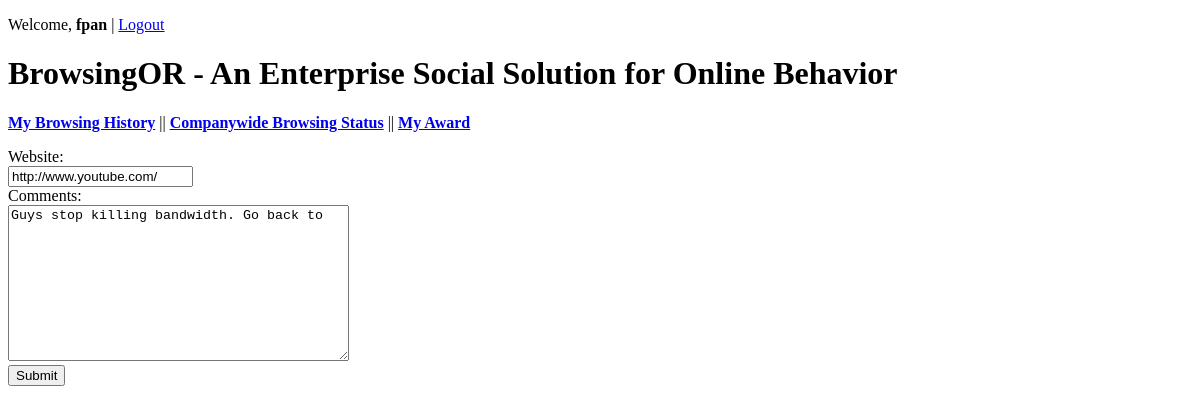
The app's page /questions/edit/3/ (signed in), older data.
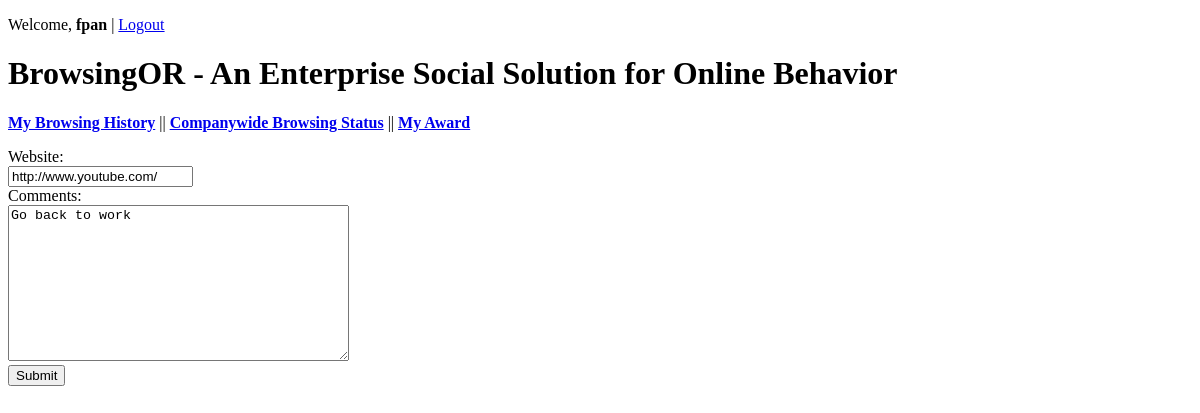
The same page, newer data.
### questionsandanswers/models.py (models this page shows, shortened)
class Question(models.Model):
    subject = models.CharField(verbose_name='Website',max_length=200)
    description = models.TextField(verbose_name='Comments')
    publication_date = models.DateTimeField()
    visit = models.IntegerField(verbose_name='My Visits',default=0)
    cmpnyvisit = models.IntegerField(verbose_name='Currently Browsed By',default=100)
    def published_today(self):
        return self.publication_date.date() == timezone.now().date()
    published_today.boolean = True
    published_today.short_description = 'Asked today?'
    publication_date = models.DateTimeField(auto_now_add=True)

### questionsandanswers/views.py (the view)
# urls.py: url(r'^questions/edit/(?P<question_id>\d+)/$','questionsandanswers.views.question_edit',name='question_edit'),
@login_required
def question_edit(request, question_id):
    question = get_object_or_404(Question, pk=question_id)
    if request.method == 'POST':
        form = QuestionForm(request.POST, instance=question)
        if form.is_valid():
            form.save()
            con = lite.connect('C:/Users/fpan/PY-Programs/BrowsingOR/jumpingintodjango/jumpingintodjango/db/db.sqlite')
            cur = con.cursor()
            for row in cur.execute("SELECT * FROM questionsandanswers_question WHERE id=?", question_id):
                a = row[0]
                b = row[3]
            con = lite.connect('C:/Users/fpan/PY-Programs/BrowsingOR/jumpingintodjango/jumpingintodjango/db/db.sqlite')
            with con:
                cur = con.cursor()
                lid = cur.execute('SELECT max(id) FROM questionsandanswers_answer')
                max_id = lid.fetchone()[0] + 1
                print max_id
                cur.execute("INSERT INTO questionsandanswers_answer VALUES(?,?,?,?)",(max_id,b,a,a))
                con.commit()
            return redirect('question_detail', question_id)
    else:
        form = QuestionForm(instance=question)
        return render_to_response('question_edit.html',{'form': form},context_instance=RequestContext(request))

### questionsandanswers/views.py
class QuestionForm(forms.ModelForm):
    class Meta:
       model = Question
       exclude = ('publication_date','visit','cmpnyvisit',)

### jumpingintodjango/templates/question_edit.html (shortened to what this page needs)
{% extends "base.html" %}
{% block content %}
	<form action="" method="post">{% csrf_token %}
	{% include "form_snippet.html"%}
	<input type="submit" value="Submit" />
	</form>
{% endblock %}

### jumpingintodjango/templates/form_snippet.html (shortened to what this page needs)
{% for field in form %}
	<div class="field_container">
		{{ field.label_tag }}</br>
		{{ field }}
	</div>
{% endfor %}

Row changes from the older to the newer data that the page shows:
changed Question "http://www.youtube.com/": description "Guys stop killing bandwidth. Go back to" → "Go back to work"
